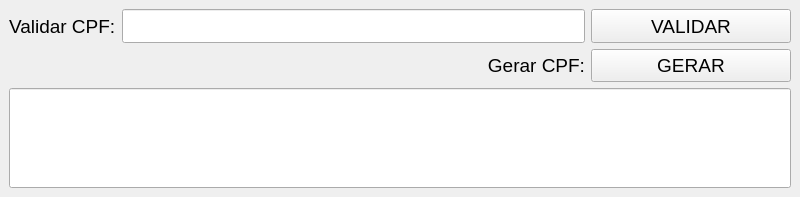
<?xml version="1.0" encoding="UTF-8"?>
<ui version="4.0">
 <class>MainWindow</class>
 <widget class="QMainWindow" name="MainWindow">
  <property name="geometry">
   <rect>
    <x>0</x>
    <y>0</y>
    <width>800</width>
    <height>197</height>
   </rect>
  </property>
  <property name="windowTitle">
   <string>MainWindow</string>
  </property>
  <widget class="QWidget" name="centralwidget">
   <layout class="QGridLayout" name="gridLayout">
    <item row="1" column="0" colspan="2">
     <widget class="QLabel" name="label_2">
      <property name="font">
       <font>
        <pointsize>14</pointsize>
       </font>
      </property>
      <property name="text">
       <string>Gerar CPF:</string>
      </property>
      <property name="alignment">
       <set>Qt::AlignRight|Qt::AlignTrailing|Qt::AlignVCenter</set>
      </property>
     </widget>
    </item>
    <item row="0" column="0">
     <widget class="QLabel" name="label">
      <property name="font">
       <font>
        <pointsize>14</pointsize>
       </font>
      </property>
      <property name="text">
       <string>Validar CPF:</string>
      </property>
     </widget>
    </item>
    <item row="1" column="2">
     <widget class="QPushButton" name="btnGeraCPF">
      <property name="maximumSize">
       <size>
        <width>16777215</width>
        <height>40</height>
       </size>
      </property>
      <property name="font">
       <font>
        <pointsize>14</pointsize>
       </font>
      </property>
      <property name="text">
       <string>GERAR</string>
      </property>
     </widget>
    </item>
    <item row="0" column="1">
     <widget class="QLineEdit" name="inputValidaCPF">
      <property name="minimumSize">
       <size>
        <width>50</width>
        <height>30</height>
       </size>
      </property>
      <property name="maximumSize">
       <size>
        <width>16777215</width>
        <height>40</height>
       </size>
      </property>
      <property name="font">
       <font>
        <pointsize>14</pointsize>
       </font>
      </property>
     </widget>
    </item>
    <item row="0" column="2">
     <widget class="QPushButton" name="btnValidaCPF">
      <property name="minimumSize">
       <size>
        <width>200</width>
        <height>30</height>
       </size>
      </property>
      <property name="maximumSize">
       <size>
        <width>16777215</width>
        <height>40</height>
       </size>
      </property>
      <property name="font">
       <font>
        <pointsize>14</pointsize>
       </font>
      </property>
      <property name="text">
       <string>VALIDAR</string>
      </property>
     </widget>
    </item>
    <item row="2" column="0" colspan="3">
     <widget class="QLineEdit" name="lineEditRetorno">
      <property name="minimumSize">
       <size>
        <width>0</width>
        <height>100</height>
       </size>
      </property>
      <property name="font">
       <font>
        <pointsize>26</pointsize>
       </font>
      </property>
      <property name="alignment">
       <set>Qt::AlignCenter</set>
      </property>
      <property name="readOnly">
       <bool>false</bool>
      </property>
     </widget>
    </item>
   </layout>
  </widget>
 </widget>
 <resources/>
 <connections/>
</ui>
